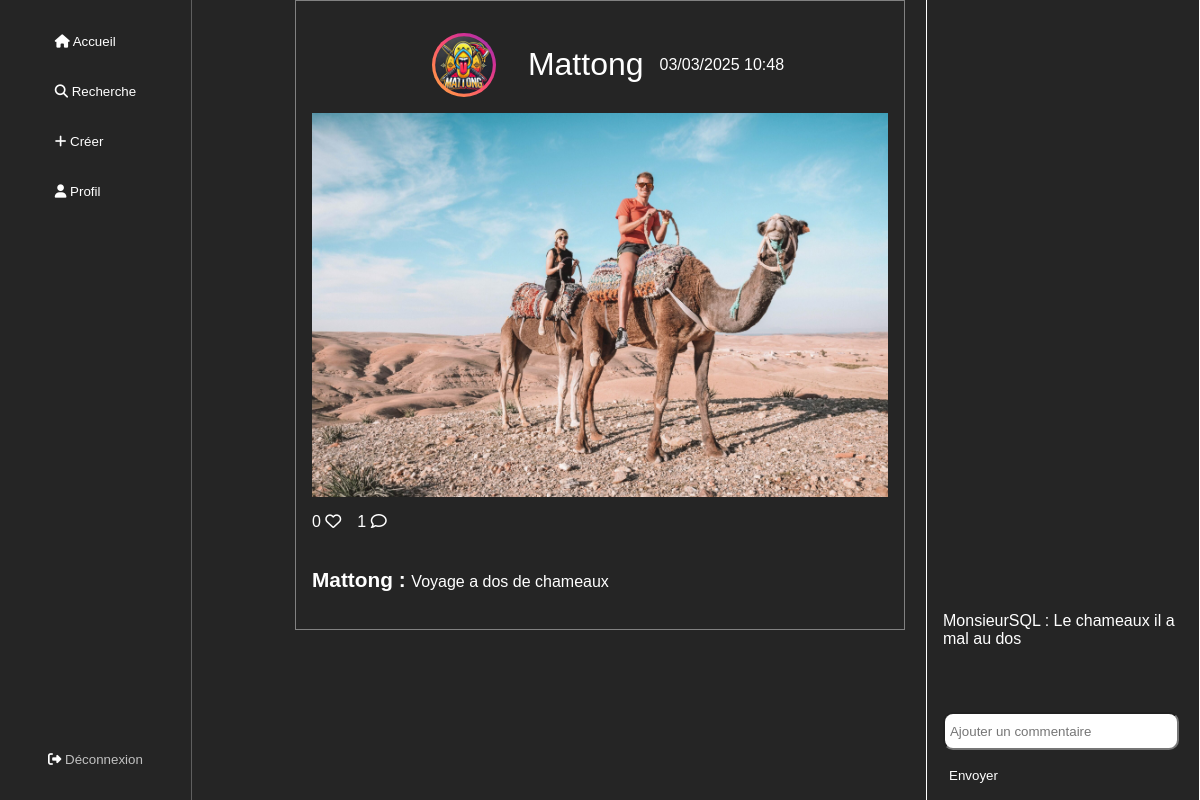
Page /src/Controller/controller-openpost.php?post=4 (signed in) on the committed database.
### tables this page shows
CREATE TABLE `76_posts` (
  `post_id` int NOT NULL AUTO_INCREMENT,
  `post_timestamp` varchar(25) NOT NULL,
  `post_description` varchar(50) NOT NULL,
  `post_private` tinyint NOT NULL DEFAULT '0',
  `user_id` int NOT NULL,
  PRIMARY KEY (`post_id`),
  KEY `user_id` (`user_id`),
  CONSTRAINT `76_posts_ibfk_1` FOREIGN KEY (`user_id`) REFERENCES `76_users` (`user_id`)
);

CREATE TABLE `76_users` (
  `user_id` int NOT NULL AUTO_INCREMENT,
  `user_gender` varchar(25) NOT NULL,
  `user_lastname` varchar(25) NOT NULL,
  `user_firstname` varchar(25) NOT NULL,
  `user_pseudo` varchar(25) NOT NULL,
  `user_avatar` varchar(25) DEFAULT 'avatar.png' COMMENT 'Photo de profil',
  `user_birthdate` date NOT NULL,
  `user_mail` varchar(50) NOT NULL,
  `user_password` varchar(100) NOT NULL,
  `user_activated` tinyint NOT NULL DEFAULT '1',
  PRIMARY KEY (`user_id`),
  UNIQUE KEY `user_pseudo` (`user_pseudo`),
  UNIQUE KEY `user_mail` (`user_mail`)
);

CREATE TABLE `76_pictures` (
  `pic_id` int NOT NULL AUTO_INCREMENT,
  `pic_name` varchar(50) NOT NULL,
  `post_id` int NOT NULL,
  PRIMARY KEY (`pic_id`),
  KEY `76_pictures_ibfk_1` (`post_id`),
  CONSTRAINT `76_pictures_ibfk_1` FOREIGN KEY (`post_id`) REFERENCES `76_posts` (`post_id`) ON DELETE CASCADE ON UPDATE RESTRICT
);

### src/View/view-openpost.php (the view, shortened to what this page needs)
<!DOCTYPE html>
<html lang="fr">
<head>
    <link rel="stylesheet" href="../../assets/css/openpost.css">
</head>
<body>
    <?php include_once '../../templates/nav.php' ?>
    <div class='container'>
        <div class="miniContainer">
            <div class='title'>
                <img src='/LogoChaine.png' alt='profil'>
                <h1><?= $uniquePost['user_pseudo'] ?></h1>
                <p><?= date('d/m/Y H:i', $uniquePost['post_timestamp']) ?></p>
            </div>
            <div class='public'>
                <img src="../../assets/img/users/<?= $uniquePost['user_id'] ?>/<?= $uniquePost['pic_name'] ?>" alt=''>
            </div>
            <div class='icon'>
                <p><?= $nbLikes ?> <i class='fa-regular fa-heart'></i></p>
                <p><?= $nbComments ?> <i class='fa-regular fa-comment'></i></p>
            </div>
        </div>
        <div class='commentaire'>
            <p><?= $uniquePost['user_pseudo'] ?> : <span><?= $uniquePost['post_description'] ?></span></p>
        </div>
        <div class='moreInfos'>
            <p><?= $commentaire ?></p>
            <form action='' method="post" novalidate>
                <input type='text' placeholder=' Ajouter un commentaire'>
                <button>Envoyer</button>
            </form>
        </div>
    </div>
</body>
</html>

### assets/css/openpost.css (style rules this page uses)
body { background: rgba(0, 0, 0, 0.856); color: white; margin: 0 auto; font-family: Verdana, Geneva, Tahoma, sans-serif; }
.title h1 { font-size: 2rem; font-weight: normal; }
input { width: 95%; height: 2rem; border-radius: 10px; margin-top: 1rem; margin-bottom: 1rem; }
.commentaire { display: flex; justify-content: start; width: 100%; }
.moreInfos { display: flex; flex-direction: column; justify-content: end; position: fixed; top: 50%; right: 0; transform: translateY(-50%); border: 1px solid white; height: 100vh; width: 20%; padding: 1rem; }
.moreInfos button { background: rgba(0, 0, 0, 0); border: none; color: white; cursor: pointer; margin-bottom: 1rem; }
.commentaire p { font-weight: bold; font-size: 1.3rem; }
.commentaire span { font-weight: normal; font-size: 1rem; }
.icon { display: flex; justify-content: start; gap: 1rem; width: 95%; }
.container { display: flex; flex-direction: column; border: solid 1px rgba(255, 255, 255, 0.418); margin-bottom: 1rem; width: 48%; margin: 0 auto; padding: 1rem; }
.public img { width: 100%; }
.public { display: flex; justify-content: center; width: 100%; margin: 0 auto; }
.title { display: flex; align-items: center; justify-content: center; gap: 1rem; }
.title img { width: 10%; border-radius: 80%; margin: 1rem; background-image: linear-gradient(to left bottom, #833ab4, #d03097, #f94c72, #ff7d53, #fcb045); padding: 0.2rem; }

### rows in the picture
76_posts: user.user_pseudo "Mattong", post_timestamp "03/03/2025 10:48", 76_pictures.pic_name (picture), post_description "Voyage a dos de chameaux"

### other values in the picture
$nbLikes "0"
$nbComments "1"
$value['user_pseudo'] "MonsieurSQL"
$value['com_text'] "Le chameaux il a mal au dos"
